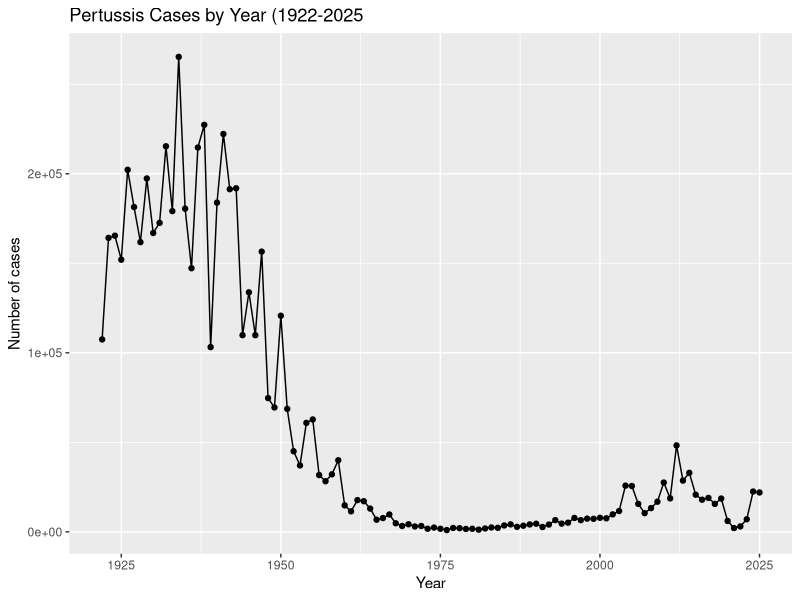
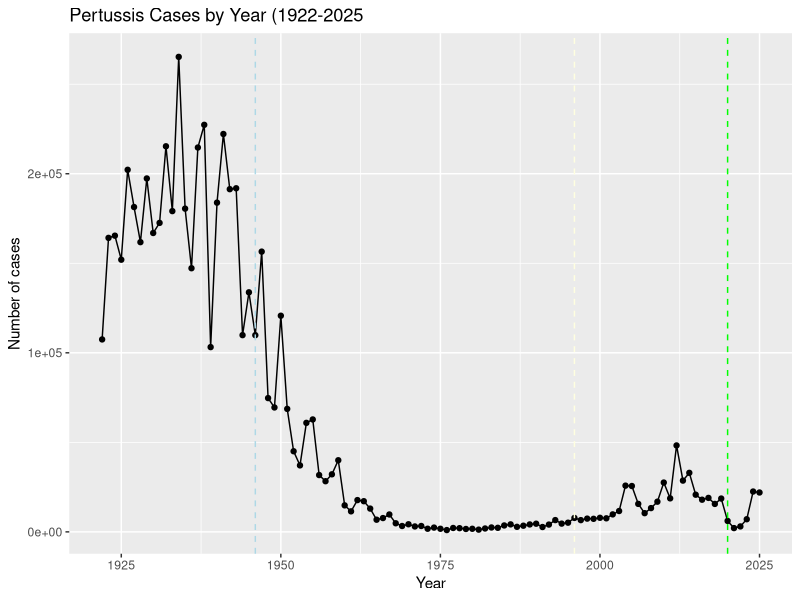

The R script that drew these images, in order: (Note: this script raises an error after producing the figures.)
## ---- chunk 1
cdc <- data.frame(
                                 year = c(1922L,1923L,1924L,1925L,
                                          1926L,1927L,1928L,1929L,1930L,1931L,
                                          1932L,1933L,1934L,1935L,1936L,
                                          1937L,1938L,1939L,1940L,1941L,1942L,
                                          1943L,1944L,1945L,1946L,1947L,
                                          1948L,1949L,1950L,1951L,1952L,
                                          1953L,1954L,1955L,1956L,1957L,1958L,
                                          1959L,1960L,1961L,1962L,1963L,
                                          1964L,1965L,1966L,1967L,1968L,1969L,
                                          1970L,1971L,1972L,1973L,1974L,
                                          1975L,1976L,1977L,1978L,1979L,1980L,
                                          1981L,1982L,1983L,1984L,1985L,
                                          1986L,1987L,1988L,1989L,1990L,
                                          1991L,1992L,1993L,1994L,1995L,1996L,
                                          1997L,1998L,1999L,2000L,2001L,
                                          2002L,2003L,2004L,2005L,2006L,2007L,
                                          2008L,2009L,2010L,2011L,2012L,
                                          2013L,2014L,2015L,2016L,2017L,2018L,
                                          2019L,2020L,2021L,2022L,2023L,2024L,2025L),
         cases = c(107473,164191,165418,152003,
                                          202210,181411,161799,197371,
                                          166914,172559,215343,179135,265269,
                                          180518,147237,214652,227319,103188,
                                          183866,222202,191383,191890,109873,
                                          133792,109860,156517,74715,69479,
                                          120718,68687,45030,37129,60886,
                                          62786,31732,28295,32148,40005,
                                          14809,11468,17749,17135,13005,6799,
                                          7717,9718,4810,3285,4249,3036,
                                          3287,1759,2402,1738,1010,2177,2063,
                                          1623,1730,1248,1895,2463,2276,
                                          3589,4195,2823,3450,4157,4570,
                                          2719,4083,6586,4617,5137,7796,6564,
                                          7405,7298,7867,7580,9771,11647,
                                          25827,25616,15632,10454,13278,
                                          16858,27550,18719,48277,28639,32971,
                                          20762,17972,18975,15609,18617,
                                          6124,2116,3044,7063,22538,21996)
       )
## ---- chunk 2
head(cdc)
## ---- chunk 3
library(ggplot2)

ggplot(cdc) + aes(year, cases) + geom_point() + geom_line() + labs(x="Year", y = "Number of cases", title = "Pertussis Cases by Year (1922-2025")
## ---- chunk 4
ggplot(cdc) + aes(year, cases) + geom_point() + geom_line() + labs(x="Year", y = "Number of cases", title = "Pertussis Cases by Year (1922-2025") + geom_vline(xintercept=1946, col="lightblue", lty=2)+ 
geom_vline(xintercept=1996, col="lightyellow", lty=2) +
  
  geom_vline(xintercept=2020, col= "green",lty = 2)
## ---- chunk 5
library(jsonlite)

subject <- read_json("https://www.cmi-pb.org/api/v5_1/subject", simplifyVector = TRUE)
                     
head(subject)
## ---- chunk 6
table(subject$infancy_vac)
## ---- chunk 7
table(subject$biological_sex)
## ---- chunk 8
table(subject$race, subject$biological_sex)
## ---- chunk 9
specimen <- read_json("https://www.cmi-pb.org/api/v5_1/specimen", simplifyVector = TRUE)

ab_titer <- read_json("https://www.cmi-pb.org/api/v5_1/plasma_ab_titer", simplifyVector = TRUE)
## ---- chunk 10
head(specimen)
## ---- chunk 11
head(ab_titer)
## ---- chunk 12
library(dplyr)
meta <- inner_join(subject, specimen)
head(meta)
## ---- chunk 13
abdata <- inner_join(ab_titer, meta)
head(meta)
## ---- chunk 14
table(abdata$isotype)
## ---- chunk 15
table(abdata$dataset)
## ---- chunk 16
table(abdata$antigen)
## ---- chunk 17
igg <- abdata %>% filter(isotype=="IgG")
head(igg)
## ---- chunk 18
ggplot(igg) +
  aes(MFI_normalised, antigen) +
  geom_boxplot()
## ---- chunk 19
ggplot(igg) +
  aes(MFI_normalised, antigen, col = infancy_vac) +
  geom_boxplot()
## ---- chunk 20
ggplot(igg) +
  aes(MFI_normalised, antigen, col = infancy_vac) +
  geom_boxplot() + facet_wrap(vars(visit))
## ---- chunk 21
pt.igg.21 <- igg |> filter(antigen == "PT",
              dataset== "2021_dataset")
## ---- chunk 22
ggplot(pt.igg.21) + aes(planned_day_relative_to_boost, MFI_normalised, col = infancy_vac, group = subject_id) + geom_point() + geom_line() + geom_vline(xintercept = 14, col = "darkgreen", lty=2)
## ---- chunk 23
abdata.21 <- abdata %>% filter(dataset == "2021_dataset")
abdata.21 %>% 
  filter(isotype == "IgG",  antigen == "PT") %>%
  ggplot() +
    aes(x=planned_day_relative_to_boost,
        y=MFI_normalised,
        col=infancy_vac,
        group=subject_id) +
    geom_point() +
    geom_line() + geom_smooth(
  data = abdata.21 %>% 
           filter(isotype == "IgG", antigen == "PT"),
  mapping = aes(
      x = planned_day_relative_to_boost,
      y = MFI_normalised,
      color = infancy_vac
  ), se = FALSE,
  linewidth = 1.5,
  inherit.aes = FALSE, span = 0.4
)+
    geom_vline(xintercept=0, linetype="dashed") +
    geom_vline(xintercept=14, linetype="dashed") +
  labs(title="2021 dataset IgG PT",
       subtitle = "Dashed lines indicate day 0 (pre-boost) and 14 (apparent peak levels)")
